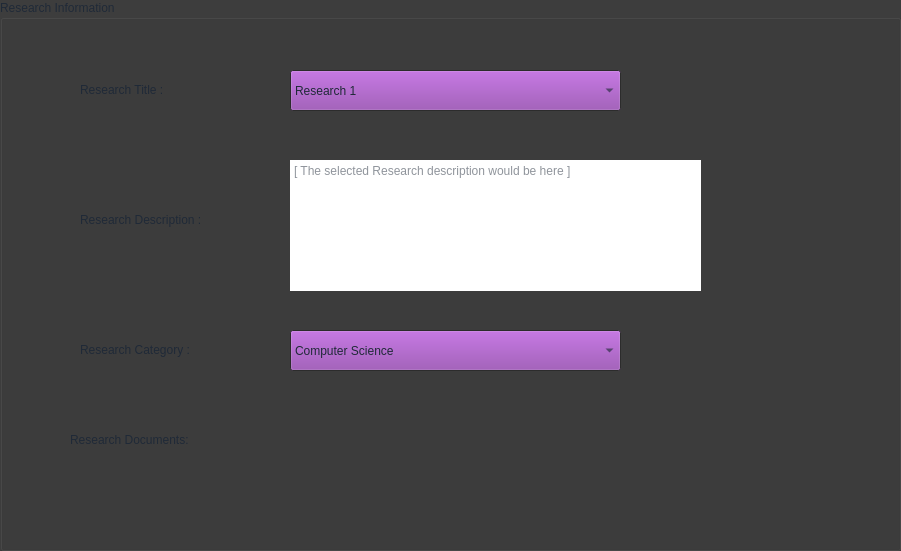
       <widget class="QGroupBox" name="groupBox_7">
        <property name="geometry">
         <rect>
          <x>180</x>
          <y>70</y>
          <width>901</width>
          <height>551</height>
         </rect>
        </property>
        <property name="palette">
         <palette>
          <active>
           <colorrole role="WindowText">
            <brush brushstyle="SolidPattern">
             <color alpha="255">
              <red>31</red>
              <green>41</green>
              <blue>55</blue>
             </color>
            </brush>
           </colorrole>
           <colorrole role="Button">
            <brush brushstyle="SolidPattern">
             <color alpha="255">
              <red>145</red>
              <green>65</green>
              <blue>172</blue>
             </color>
            </brush>
           </colorrole>
           <colorrole role="Text">
            <brush brushstyle="SolidPattern">
             <color alpha="255">
              <red>31</red>
              <green>41</green>
              <blue>55</blue>
             </color>
            </brush>
           </colorrole>
           <colorrole role="ButtonText">
            <brush brushstyle="SolidPattern">
             <color alpha="255">
              <red>31</red>
              <green>41</green>
              <blue>55</blue>
             </color>
            </brush>
           </colorrole>
           <colorrole role="Window">
            <brush brushstyle="SolidPattern">
             <color alpha="255">
              <red>61</red>
              <green>61</green>
              <blue>61</blue>
             </color>
            </brush>
           </colorrole>
           <colorrole role="PlaceholderText">
            <brush brushstyle="SolidPattern">
             <color alpha="128">
              <red>31</red>
              <green>41</green>
              <blue>55</blue>
             </color>
            </brush>
           </colorrole>
          </active>
          <inactive>
           <colorrole role="WindowText">
            <brush brushstyle="SolidPattern">
             <color alpha="255">
              <red>31</red>
              <green>41</green>
              <blue>55</blue>
             </color>
            </brush>
           </colorrole>
           <colorrole role="Button">
            <brush brushstyle="SolidPattern">
             <color alpha="255">
              <red>145</red>
              <green>65</green>
              <blue>172</blue>
             </color>
            </brush>
           </colorrole>
           <colorrole role="Text">
            <brush brushstyle="SolidPattern">
             <color alpha="255">
              <red>31</red>
              <green>41</green>
              <blue>55</blue>
             </color>
            </brush>
           </colorrole>
           <colorrole role="ButtonText">
            <brush brushstyle="SolidPattern">
             <color alpha="255">
              <red>31</red>
              <green>41</green>
              <blue>55</blue>
             </color>
            </brush>
           </colorrole>
           <colorrole role="Window">
            <brush brushstyle="SolidPattern">
             <color alpha="255">
              <red>61</red>
              <green>61</green>
              <blue>61</blue>
             </color>
            </brush>
           </colorrole>
           <colorrole role="PlaceholderText">
            <brush brushstyle="SolidPattern">
             <color alpha="128">
              <red>31</red>
              <green>41</green>
              <blue>55</blue>
             </color>
            </brush>
           </colorrole>
          </inactive>
          <disabled>
           <colorrole role="WindowText">
            <brush brushstyle="SolidPattern">
             <color alpha="255">
              <red>31</red>
              <green>41</green>
              <blue>55</blue>
             </color>
            </brush>
           </colorrole>
           <colorrole role="Button">
            <brush brushstyle="SolidPattern">
             <color alpha="255">
              <red>145</red>
              <green>65</green>
              <blue>172</blue>
             </color>
            </brush>
           </colorrole>
           <colorrole role="Text">
            <brush brushstyle="SolidPattern">
             <color alpha="255">
              <red>31</red>
              <green>41</green>
              <blue>55</blue>
             </color>
            </brush>
           </colorrole>
           <colorrole role="ButtonText">
            <brush brushstyle="SolidPattern">
             <color alpha="255">
              <red>31</red>
              <green>41</green>
              <blue>55</blue>
             </color>
            </brush>
           </colorrole>
           <colorrole role="Base">
            <brush brushstyle="SolidPattern">
             <color alpha="255">
              <red>61</red>
              <green>61</green>
              <blue>61</blue>
             </color>
            </brush>
           </colorrole>
           <colorrole role="Window">
            <brush brushstyle="SolidPattern">
             <color alpha="255">
              <red>61</red>
              <green>61</green>
              <blue>61</blue>
             </color>
            </brush>
           </colorrole>
           <colorrole role="PlaceholderText">
            <brush brushstyle="SolidPattern">
             <color alpha="128">
              <red>31</red>
              <green>41</green>
              <blue>55</blue>
             </color>
            </brush>
           </colorrole>
          </disabled>
         </palette>
        </property>
        <property name="styleSheet">
         <string notr="true">/* Research Publication App Stylesheet - LIGHT MODE */

* {
    font-family: -apple-system, BlinkMacSystemFont, &quot;Segoe UI&quot;, Roboto, Arial, sans-serif;
}

QMainWindow {
    background-color: #f6f8fc;
}

#sidebar {
    background-color: #ffffff;
    border-right: 1px solid #d8e0f0;
}

#appTitle {
    color: #1a7a7f;                /* darker version of your teal */
    font-size: 20pt;
    font-weight: bold;
    padding: 16px;
    background-color: transparent;
}

/* Navigation Buttons */
#homeNavButton, #myPageNavButton, #quitb {
    text-align: left;
    padding: 12px 16px;
    border-radius: 8px;
    background-color: transparent;
    color: #2d3748;
    font-size: 11pt;
    border: none;
}

#homeNavButton:hover, #myPageNavButton:hover {
    background-color: rgba(48, 185, 191, 0.08);
}

#homeNavButton:pressed, #myPageNavButton:pressed {
    background-color: rgba(48, 185, 191, 0.15);
}

#quitb {
    color: #2d3748;
    margin-top: 8px;
}

#quitb:hover {
    background-color: rgba(200, 30, 30, 0.08);
    color: #c62828;
}

/* Top Bars */
#homeTopBar, #myPageTopBar {
    background-color: #f6f8fc;
    padding: 16px 24px;
}

#homeTitle, #myPageTitle {
    color: #1f2937;
    font-size: 18pt;
    font-weight: bold;
    background-color: transparent;
}

/* Search Bar */
QLineEdit#searchBar {
    background-color: #ffffff !important;
    border: 1px solid #c0d0e8;
    border-radius: 20px;
    padding: 10px 16px;
    color: #1f2937;
    font-size: 10pt;
}

QLineEdit#searchBar:focus {
    border: 2px solid #30b9bf;
    background-color: #ffffff !important;
}

QLineEdit#searchBar:hover {
    border: 1px solid #30b9bf;
}

/* Scroll Areas */
#homeScrollArea, #myScrollArea {
    background-color: #f6f8fc;
    border: none;
}

#homeScrollArea &gt; QWidget, #myScrollArea &gt; QWidget {
    background-color: #f6f8fc;
}

/* Publication Cards */
#publicationCard {
    background-color: #ffffff;
    border-radius: 10px;
    border: 1px solid #e2e8f0;
    box-shadow: 0 1px 3px rgba(0,0,0,0.06);
}

#publicationCard:hover {
    border: 1px solid #30b9bf;
    background-color: #f8fcff;
    box-shadow: 0 4px 12px rgba(48,185,191,0.12);
}

#cardTitle {
    color: #1f2937;
    font-size: 14pt;
    font-weight: bold;
    background-color: transparent;
}

#cardAuthors {
    color: #4b5563;
    font-size: 10pt;
    background-color: transparent;
}

#cardDate {
    color: #6b7280;
    font-size: 9pt;
    background-color: transparent;
}

/* Primary Button (Upload/Browse) */
#Browse {
    background-color: #30b9bf;
    color: white;
    border: none;
    border-radius: 20px;
    padding: 10px 20px;
    font-weight: bold;
    font-size: 10pt;
}

#Browse:hover {
    background-color: #3dd4db;
}

#Browse:pressed {
    background-color: #26a0a6;
}

/* Secondary Buttons (View, Download) */
#secondaryButton {
    background-color: transparent;
    border: 1px solid #30b9bf;
    color: #30b9bf;
    border-radius: 16px;
    padding: 6px 16px;
    font-size: 9pt;
    font-weight: 600;
}

#secondaryButton:hover {
    background-color: #30b9bf;
    color: white;
}

#secondaryButton:pressed {
    background-color: #26a0a6;
    color: white;
}

/* Default QPushButton */
QPushButton {
    background-color: #e2efff;
    color: #1e40af;
    border: 1px solid #bfdbfe;
    border-radius: 8px;
    padding: 8px 16px;
    font-size: 10pt;
}

QPushButton:hover {
    background-color: #dbeafe;
    border-color: #93c5fd;
}

QPushButton:pressed {
    background-color: #bfdbfe;
    border-color: #60a5fa;
}

/* ALL QLabel */
QLabel {
    color: #1f2937;
    background-color: transparent;
}

#sidebar QLabel {
    color: #1f2937;
}

/* Status Badges */
.statusAccepted {
    background-color: #dcfce7;
    color: #166534;
    border: 1px solid #86efac;
    border-radius: 12px;
    padding: 4px 12px;
    font-size: 9pt;
    font-weight: bold;
}

.statusReview {
    background-color: #fef3c7;
    color: #92400e;
    border: 1px solid #fcd34d;
    border-radius: 12px;
    padding: 4px 12px;
    font-size: 9pt;
    font-weight: bold;
}

.statusRejected {
    background-color: #fee2e2;
    color: #991b1b;
    border: 1px solid #fca5a5;
    border-radius: 12px;
    padding: 4px 12px;
    font-size: 9pt;
    font-weight: bold;
}

/* Scrollbars */
QScrollBar:vertical {
    background: #f6f8fc;
    width: 10px;
    border-radius: 5px;
}

QScrollBar::handle:vertical {
    background: #c0d0e8;
    min-height: 30px;
    border-radius: 5px;
}

QScrollBar::handle:vertical:hover {
    background: #30b9bf;
}

QScrollBar::add-line:vertical, QScrollBar::sub-line:vertical {
    height: 0px;
}

QScrollBar:horizontal {
    background: #f6f8fc;
    height: 10px;
    border-radius: 5px;
}

QScrollBar::handle:horizontal {
    background: #c0d0e8;
    min-width: 30px;
    border-radius: 5px;
}

QScrollBar::handle:horizontal:hover {
    background: #30b9bf;
}

QScrollBar::add-line:horizontal, QScrollBar::sub-line:horizontal {
    width: 0px;
}

/* ALL Input Fields */
QLineEdit {
    background-color: #ffffff !important;
    border: 1px solid #c0d0e8;
    border-radius: 6px;
    padding: 8px 12px;
    color: #1f2937;
    selection-background-color: #30b9bf;
    selection-color: white;
}

QLineEdit:focus {
    border: 2px solid #30b9bf;
}

QLineEdit:hover {
    border: 1px solid #30b9bf;
}

QTextEdit, QPlainTextEdit {
    background-color: #ffffff !important;
    border: 1px solid #c0d0e8;
    border-radius: 6px;
    padding: 8px 12px;
    color: #1f2937;
    selection-background-color: #30b9bf;
    selection-color: white;
}

QTextEdit:focus, QPlainTextEdit:focus {
    border: 2px solid #30b9bf;
}

QTextEdit:hover, QPlainTextEdit:hover {
    border: 1px solid #30b9bf;
}

/* Combo Boxes */
QComboBox {
    background-color: #ffffff !important;
    border: 1px solid #c0d0e8;
    border-radius: 6px;
    padding: 8px 12px;
    color: #1f2937;
    min-width: 100px;
}

QComboBox:hover {
    border: 1px solid #30b9bf;
}

QComboBox:focus {
    border: 2px solid #30b9bf;
}

QComboBox::drop-down {
    border: none;
    width: 20px;
}

QComboBox::down-arrow {
    width: 0;
    height: 0;
    border-left: 5px solid transparent;
    border-right: 5px solid transparent;
    border-top: 5px solid #6b7280;
}

QComboBox QAbstractItemView {
    background-color: #ffffff;
    border: 1px solid #c0d0e8;
    selection-background-color: #30b9bf;
    selection-color: white;
    outline: none;
}

/* Checkboxes &amp; Radio */
QCheckBox, QRadioButton {
    spacing: 8px;
    color: #1f2937;
}

QCheckBox::indicator, QRadioButton::indicator {
    width: 18px;
    height: 18px;
    border: 1px solid #c0d0e8;
    border-radius: 4px;     /* radio will override radius */
    background-color: #ffffff;
}

QCheckBox::indicator:checked {
    background-color: #30b9bf;
    border: 1px solid #30b9bf;
}

QRadioButton::indicator {
    border-radius: 10px;
}

QRadioButton::indicator:checked {
    background-color: #ffffff;
    border: 5px solid #30b9bf;
}

QCheckBox::indicator:hover, QRadioButton::indicator:hover {
    border: 1px solid #30b9bf;
}

/* Progress Bar */
QProgressBar {
    border: 1px solid #c0d0e8;
    border-radius: 6px;
    text-align: center;
    background-color: #f1f5f9;
    color: #1f2937;
    font-weight: bold;
}

QProgressBar::chunk {
    background-color: #30b9bf;
    border-radius: 4px;
}

/* Tooltips */
QToolTip {
    background-color: #1e293b;
    color: #f1f5f9;
    border: 1px solid #30b9bf;
    padding: 6px 8px;
    border-radius: 4px;
}

/* Tables / List / Tree */
QTableView, QListView, QTreeView {
    background-color: #ffffff;
    border: 1px solid #e2e8f0;
    border-radius: 8px;
    gridline-color: #e2e8f0;
    selection-background-color: #30b9bf;
    selection-color: white;
    color: #1f2937;
    outline: none;
}

QTableView::item:hover, QListView::item:hover, QTreeView::item:hover {
    background-color: #f0f9ff;
}

QHeaderView::section {
    background-color: #f1f5f9;
    padding: 8px;
    border: none;
    border-right: 1px solid #e2e8f0;
    border-bottom: 1px solid #e2e8f0;
    color: #1f2937;
    font-weight: bold;
    font-size: 9pt;
}

/* Menu Bar */
QMenuBar {
    background-color: #ffffff;
    border-bottom: 1px solid #d8e0f0;
    color: #1f2937;
}

QMenuBar::item:selected {
    background-color: #e2efff;
}

QMenu {
    background-color: #ffffff;
    border: 1px solid #d8e0f0;
    color: #1f2937;
}

QMenu::item:selected {
    background-color: #30b9bf;
    color: white;
}

/* Status Bar */
QStatusBar {
    background-color: #f1f5f9;
    border-top: 1px solid #d8e0f0;
    color: #4b5563;
}

/* Group Box */
QGroupBox {
    border: 1px solid #d8e0f0;
    border-radius: 8px;
    margin-top: 12px;
    padding-top: 12px;
    color: #1f2937;
    font-weight: bold;
}

QGroupBox::title {
    subcontrol-origin: margin;
    subcontrol-position: top left;
    padding: 0 8px;
    color: #1a7a7f;
}

/* Tabs */
QTabWidget::pane {
    border: 1px solid #d8e0f0;
    background-color: #ffffff;
    border-radius: 8px;
}

QTabBar::tab {
    background-color: #f8fafc;
    color: #64748b;
    border: none;
    border-bottom: 3px solid transparent;
    padding: 12px 20px;
    font-weight: 500;
}

QTabBar::tab:selected {
    color: #1f2937;
    background-color: #ffffff;
    border-bottom: 3px solid #30b9bf;
}

QTabBar::tab:hover {
    color: #1f2937;
    background-color: #f1f5f9;
}</string>
        </property>
        <property name="title">
         <string>Research Information</string>
        </property>
        <widget class="QLabel" name="dropPlace_2">
         <property name="geometry">
          <rect>
           <x>290</x>
           <y>400</y>
           <width>531</width>
           <height>101</height>
          </rect>
         </property>
         <property name="palette">
          <palette>
           <active>
            <colorrole role="WindowText">
             <brush brushstyle="SolidPattern">
              <color alpha="255">
               <red>31</red>
               <green>41</green>
               <blue>55</blue>
              </color>
             </brush>
            </colorrole>
            <colorrole role="Button">
             <brush brushstyle="SolidPattern">
              <color alpha="0">
               <red>0</red>
               <green>0</green>
               <blue>0</blue>
              </color>
             </brush>
            </colorrole>
            <colorrole role="Text">
             <brush brushstyle="SolidPattern">
              <color alpha="255">
               <red>31</red>
               <green>41</green>
               <blue>55</blue>
              </color>
             </brush>
            </colorrole>
            <colorrole role="ButtonText">
             <brush brushstyle="SolidPattern">
              <color alpha="255">
               <red>31</red>
               <green>41</green>
               <blue>55</blue>
              </color>
             </brush>
            </colorrole>
            <colorrole role="Base">
             <brush brushstyle="SolidPattern">
              <color alpha="0">
               <red>0</red>
               <green>0</green>
               <blue>0</blue>
              </color>
             </brush>
            </colorrole>
            <colorrole role="Window">
             <brush brushstyle="SolidPattern">
              <color alpha="0">
               <red>0</red>
               <green>0</green>
               <blue>0</blue>
              </color>
             </brush>
            </colorrole>
            <colorrole role="PlaceholderText">
             <brush brushstyle="SolidPattern">
              <color alpha="128">
               <red>31</red>
               <green>41</green>
               <blue>55</blue>
              </color>
             </brush>
            </colorrole>
           </active>
           <inactive>
            <colorrole role="WindowText">
             <brush brushstyle="SolidPattern">
              <color alpha="255">
               <red>31</red>
               <green>41</green>
               <blue>55</blue>
              </color>
             </brush>
            </colorrole>
            <colorrole role="Button">
             <brush brushstyle="SolidPattern">
              <color alpha="0">
               <red>0</red>
               <green>0</green>
               <blue>0</blue>
              </color>
             </brush>
            </colorrole>
            <colorrole role="Text">
             <brush brushstyle="SolidPattern">
              <color alpha="255">
               <red>31</red>
               <green>41</green>
               <blue>55</blue>
              </color>
             </brush>
            </colorrole>
            <colorrole role="ButtonText">
             <brush brushstyle="SolidPattern">
              <color alpha="255">
               <red>31</red>
               <green>41</green>
               <blue>55</blue>
              </color>
             </brush>
            </colorrole>
            <colorrole role="Base">
             <brush brushstyle="SolidPattern">
              <color alpha="0">
               <red>0</red>
               <green>0</green>
               <blue>0</blue>
              </color>
             </brush>
            </colorrole>
            <colorrole role="Window">
             <brush brushstyle="SolidPattern">
              <color alpha="0">
               <red>0</red>
               <green>0</green>
               <blue>0</blue>
              </color>
             </brush>
            </colorrole>
            <colorrole role="PlaceholderText">
             <brush brushstyle="SolidPattern">
              <color alpha="128">
               <red>31</red>
               <green>41</green>
               <blue>55</blue>
              </color>
             </brush>
            </colorrole>
           </inactive>
           <disabled>
            <colorrole role="WindowText">
             <brush brushstyle="SolidPattern">
              <color alpha="255">
               <red>31</red>
               <green>41</green>
               <blue>55</blue>
              </color>
             </brush>
            </colorrole>
            <colorrole role="Button">
             <brush brushstyle="SolidPattern">
              <color alpha="0">
               <red>0</red>
               <green>0</green>
               <blue>0</blue>
              </color>
             </brush>
            </colorrole>
            <colorrole role="Text">
             <brush brushstyle="SolidPattern">
              <color alpha="255">
               <red>31</red>
               <green>41</green>
               <blue>55</blue>
              </color>
             </brush>
            </colorrole>
            <colorrole role="ButtonText">
             <brush brushstyle="SolidPattern">
              <color alpha="255">
               <red>31</red>
               <green>41</green>
               <blue>55</blue>
              </color>
             </brush>
            </colorrole>
            <colorrole role="Base">
             <brush brushstyle="SolidPattern">
              <color alpha="0">
               <red>0</red>
               <green>0</green>
               <blue>0</blue>
              </color>
             </brush>
            </colorrole>
            <colorrole role="Window">
             <brush brushstyle="SolidPattern">
              <color alpha="0">
               <red>0</red>
               <green>0</green>
               <blue>0</blue>
              </color>
             </brush>
            </colorrole>
            <colorrole role="PlaceholderText">
             <brush brushstyle="SolidPattern">
              <color alpha="128">
               <red>31</red>
               <green>41</green>
               <blue>55</blue>
              </color>
             </brush>
            </colorrole>
           </disabled>
          </palette>
         </property>
         <property name="text">
          <string/>
         </property>
         <property name="pixmap">
          <pixmap>build/Desktop_Qt_6_7_3-Debug/drop.png</pixmap>
         </property>
         <property name="scaledContents">
          <bool>false</bool>
         </property>
        </widget>
        <widget class="QTextEdit" name="textEdit_5">
         <property name="geometry">
          <rect>
           <x>290</x>
           <y>160</y>
           <width>411</width>
           <height>131</height>
          </rect>
         </property>
         <property name="cursor" stdset="0">
          <cursorShape>IBeamCursor</cursorShape>
         </property>
         <property name="frameShape">
          <enum>QFrame::Shape::NoFrame</enum>
         </property>
         <property name="lineWidth">
          <number>9</number>
         </property>
         <property name="placeholderText">
          <string>[ The selected Research description would be here ]</string>
         </property>
        </widget>
        <widget class="QLabel" name="label_75">
         <property name="geometry">
          <rect>
           <x>80</x>
           <y>80</y>
           <width>131</width>
           <height>19</height>
          </rect>
         </property>
         <property name="text">
          <string>Research Title :</string>
         </property>
        </widget>
        <widget class="QLabel" name="label_76">
         <property name="geometry">
          <rect>
           <x>80</x>
           <y>210</y>
           <width>171</width>
           <height>19</height>
          </rect>
         </property>
         <property name="text">
          <string>Research Description :</string>
         </property>
        </widget>
        <widget class="QLabel" name="label_77">
         <property name="geometry">
          <rect>
           <x>70</x>
           <y>430</y>
           <width>211</width>
           <height>19</height>
          </rect>
         </property>
         <property name="text">
          <string>Research Documents:</string>
         </property>
        </widget>
        <widget class="QLabel" name="label_78">
         <property name="geometry">
          <rect>
           <x>80</x>
           <y>340</y>
           <width>161</width>
           <height>19</height>
          </rect>
         </property>
         <property name="text">
          <string>Research Category :</string>
         </property>
        </widget>
        <widget class="QComboBox" name="comboBox_5">
         <property name="geometry">
          <rect>
           <x>290</x>
           <y>330</y>
           <width>331</width>
           <height>41</height>
          </rect>
         </property>
         <item>
          <property name="text">
           <string>Computer Science</string>
          </property>
         </item>
         <item>
          <property name="text">
           <string>Biology</string>
          </property>
         </item>
         <item>
          <property name="text">
           <string>Physics</string>
          </property>
         </item>
        </widget>
        <widget class="QComboBox" name="comboBox_6">
         <property name="geometry">
          <rect>
           <x>290</x>
           <y>70</y>
           <width>331</width>
           <height>41</height>
          </rect>
         </property>
         <item>
          <property name="text">
           <string>Research 1</string>
          </property>
         </item>
         <item>
          <property name="text">
           <string>Research 2</string>
          </property>
         </item>
         <item>
          <property name="text">
           <string>Research 3</string>
          </property>
         </item>
        </widget>
       </widget>
